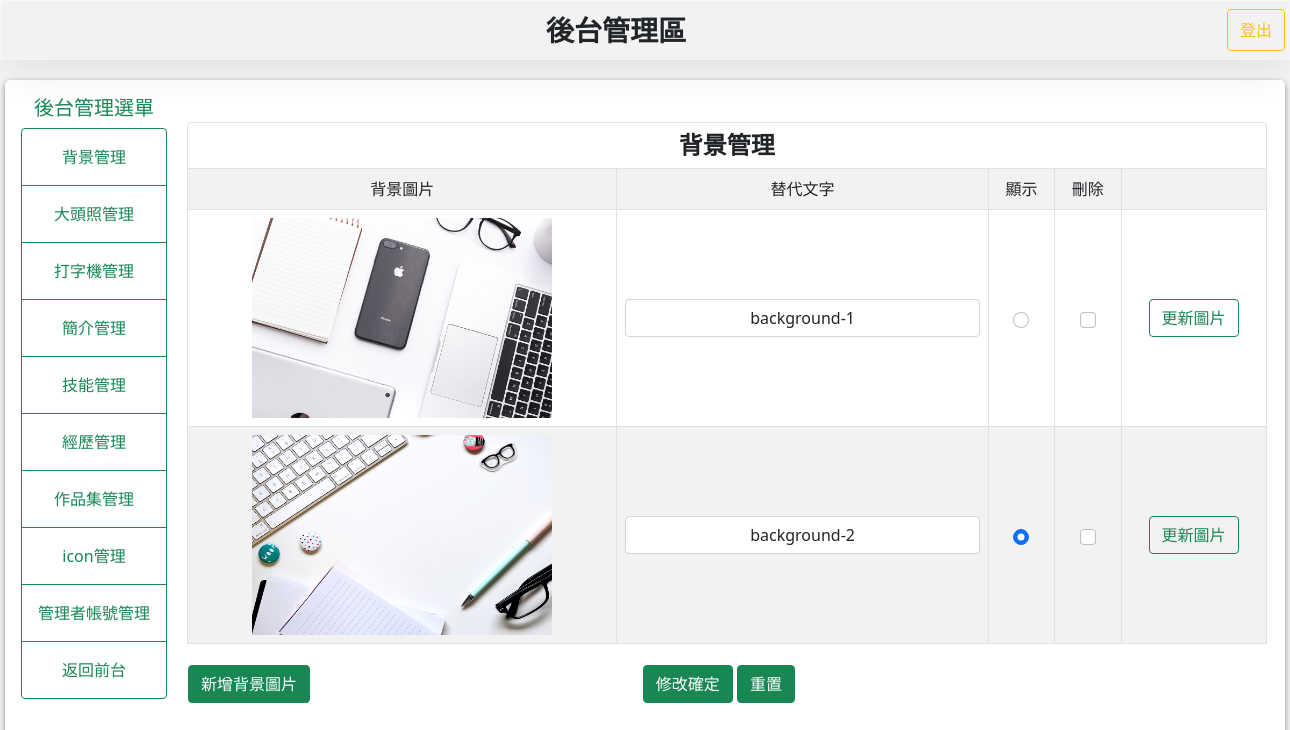
Page /backend.php?do=bg (signed in) on the committed database.
### tables this page shows
CREATE TABLE `bg` (
  `id` int(5) UNSIGNED NOT NULL,
  `img` text NOT NULL,
  `text` text NOT NULL,
  `sh` int(1) NOT NULL DEFAULT 0
);

### base.php (called while the page is built, shortened)
<?php
$ts = [
  "bg" => "背景管理",
  "intro" => "簡介管理",
  'photo' => "大頭照管理",
  'skills' => "技能管理",
  'experience' => "經歷管理",
  "portfolio" => "作品集管理",
  "typewriter" => "打字機管理",
  "icon" => "icon管理",
  "admin" => "管理者帳號管理"
];
$as = [
  "bg" => "新增背景圖片",
  "intro" => "新增簡介",
  'photo' => "新增大頭照",
  'skills' => "新增技能",
  'experience' => "新增經歷",
  "portfolio" => "新增作品集",
  "typewriter" => "新增打字機",
  "icon" => "新增icon",
  "admin" => "新增管理者帳號"
];
class DB
{
  private $dsn = "mysql:host=localhost;charset=utf8;dbname=resume";
  private $root = 'root';
  private $password = '12345';
  private $table;
  private $pdo;
  public function __construct($table)
  {
    $this->table = $table;
    $this->pdo = new PDO($this->dsn, $this->root, $this->password);
  }
  public function all(...$arg)
  {
    $sql = "select * from $this->table ";
    return $this->pdo->query($sql)->fetchAll();
  }
}
$Bg = new DB('bg');

### backend/bg.php (the view, shortened to what this page needs)
<div class="mt-4">
  <h4 class="text-center p-2"><?= $ts[$do]; ?></h4>
  <form method="post" action="api/edit.php">
    <table class='table table-bordered  table-striped text-center align-middle'>
      <tbody>
        <tr>
          <td>背景圖片</td>
          <td>替代文字</td>
          <td>顯示</td>
          <td>刪除</td>
          <td></td>
        </tr>
        <?php
        $rows = $Bg->all();
        foreach ($rows as $key => $value) {
        ?>
          <tr>
            <td>
              <img src="img/<?= $value['img']; ?>" style="width:300px;height:200px;">
            </td>
            <td>
              <input type="text" name='text[]' value="<?= $value['text']; ?>" class="form-control text-center">
            </td>
            <td>
              <input type="radio" name="sh" value="<?= $value['id']; ?>" <?= ($value['sh'] == 1) ? "checked" : ""; ?> class="form-check-input">
            </td>
            <td>
              <input type="checkbox" name="del[]" value="<?= $value['id']; ?>" class="form-check-input">
            </td>
            <td>
              <input type="button" class="btn btn-outline-success" value="更新圖片" onclick="op(&#39;#cover&#39;,&#39;#cvr&#39;,&#39;modal/bg_update.php?id=<?= $value['id']; ?>&#39;)">
            </td>
          </tr>
        <?php
        }
        ?>
      </tbody>
    </table>
    <table style="margin-top:20px; width:80%;">
      <tbody>
        <tr>
          <td width="200px">
            <input type="button" class="btn btn-success" onclick="op(&#39;#cover&#39;,&#39;#cvr&#39;,&#39;modal/<?= $do; ?>.php&#39;)" value="<?= $as[$do]; ?>">
          </td>
          <td class="text-center">
            <input type="submit" value="修改確定" class="btn btn-success <?=($_SESSION['login'] != 'roger')?'disabled':'';?>">
            <input type="reset" value="重置" class="btn btn-success">
          </td>
        </tr>
      </tbody>
    </table>
  </form>
</div>
</div>

### css/backend.css (style rules this page uses)
body { padding: 0px; margin: 0px; background-color: #f5f5f5 !important; }
h4 { border-right: 1px solid #dee2e6; border-top: 1px solid #dee2e6; margin-bottom: 0px !important; border-radius: 5px 5px 0 0; border-left: 1px solid #dee2e6; font-weight: bold !important; }

### rows in the picture
bg: img (picture), text "background-1"
bg: img (picture), text "background-2", sh "☑"

### other values in the picture
$ts['bg'] "背景管理"
$ts['photo'] "大頭照管理"
$ts['typewriter'] "打字機管理"
$ts['intro'] "簡介管理"
$ts['skills'] "技能管理"
$ts['experience'] "經歷管理"
$ts['portfolio'] "作品集管理"
$ts['icon'] "icon管理"
$ts['admin'] "管理者帳號管理"
$ts[$do] "背景管理"
